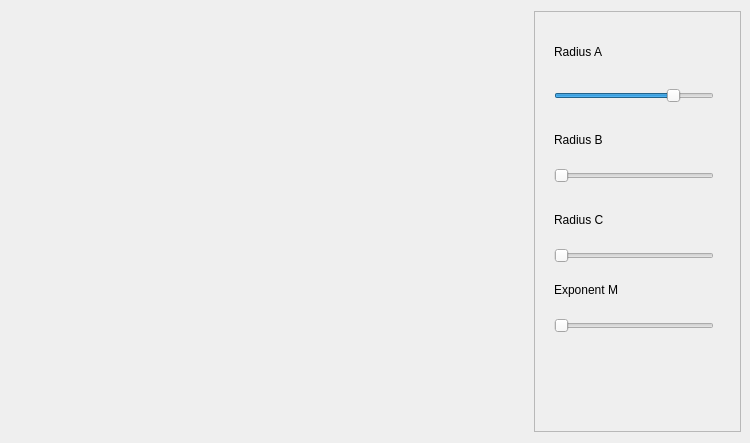
<?xml version="1.0" encoding="UTF-8"?>
<ui version="4.0">
 <class>Window</class>
 <widget class="QWidget" name="Window">
  <property name="geometry">
   <rect>
    <x>0</x>
    <y>0</y>
    <width>750</width>
    <height>443</height>
   </rect>
  </property>
  <property name="windowTitle">
   <string>Window</string>
  </property>
  <property name="layoutDirection">
   <enum>Qt::LeftToRight</enum>
  </property>
  <layout class="QGridLayout" name="gridLayout">
   <property name="rightMargin">
    <number>9</number>
   </property>
   <item row="0" column="0">
    <layout class="QHBoxLayout" name="horizontalLayout">
     <item>
      <widget class="OGlWidget" name="widget" native="true">
       <property name="sizePolicy">
        <sizepolicy hsizetype="Preferred" vsizetype="Preferred">
         <horstretch>5</horstretch>
         <verstretch>0</verstretch>
        </sizepolicy>
       </property>
       <property name="autoFillBackground">
        <bool>false</bool>
       </property>
      </widget>
     </item>
     <item>
      <widget class="QFrame" name="frame">
       <property name="sizePolicy">
        <sizepolicy hsizetype="Preferred" vsizetype="Preferred">
         <horstretch>2</horstretch>
         <verstretch>0</verstretch>
        </sizepolicy>
       </property>
       <property name="frameShape">
        <enum>QFrame::StyledPanel</enum>
       </property>
       <property name="frameShadow">
        <enum>QFrame::Raised</enum>
       </property>
       <widget class="QSlider" name="horizontalSlider">
        <property name="geometry">
         <rect>
          <x>20</x>
          <y>70</y>
          <width>160</width>
          <height>29</height>
         </rect>
        </property>
        <property name="minimum">
         <number>60</number>
        </property>
        <property name="maximum">
         <number>99</number>
        </property>
        <property name="value">
         <number>90</number>
        </property>
        <property name="orientation">
         <enum>Qt::Horizontal</enum>
        </property>
       </widget>
       <widget class="QLabel" name="label">
        <property name="geometry">
         <rect>
          <x>20</x>
          <y>30</y>
          <width>81</width>
          <height>21</height>
         </rect>
        </property>
        <property name="text">
         <string>Radius A</string>
        </property>
       </widget>
       <widget class="QLabel" name="label_2">
        <property name="geometry">
         <rect>
          <x>20</x>
          <y>120</y>
          <width>67</width>
          <height>17</height>
         </rect>
        </property>
        <property name="text">
         <string>Radius B</string>
        </property>
       </widget>
       <widget class="QLabel" name="label_3">
        <property name="geometry">
         <rect>
          <x>20</x>
          <y>200</y>
          <width>67</width>
          <height>17</height>
         </rect>
        </property>
        <property name="text">
         <string>Radius C</string>
        </property>
       </widget>
       <widget class="QLabel" name="label_4">
        <property name="geometry">
         <rect>
          <x>20</x>
          <y>270</y>
          <width>91</width>
          <height>17</height>
         </rect>
        </property>
        <property name="text">
         <string>Exponent M</string>
        </property>
       </widget>
       <widget class="QSlider" name="horizontalSlider_2">
        <property name="geometry">
         <rect>
          <x>20</x>
          <y>150</y>
          <width>160</width>
          <height>29</height>
         </rect>
        </property>
        <property name="minimum">
         <number>60</number>
        </property>
        <property name="orientation">
         <enum>Qt::Horizontal</enum>
        </property>
       </widget>
       <widget class="QSlider" name="horizontalSlider_3">
        <property name="geometry">
         <rect>
          <x>20</x>
          <y>230</y>
          <width>160</width>
          <height>29</height>
         </rect>
        </property>
        <property name="minimum">
         <number>60</number>
        </property>
        <property name="orientation">
         <enum>Qt::Horizontal</enum>
        </property>
       </widget>
       <widget class="QSlider" name="horizontalSlider_4">
        <property name="geometry">
         <rect>
          <x>20</x>
          <y>300</y>
          <width>160</width>
          <height>29</height>
         </rect>
        </property>
        <property name="minimum">
         <number>1</number>
        </property>
        <property name="maximum">
         <number>100</number>
        </property>
        <property name="orientation">
         <enum>Qt::Horizontal</enum>
        </property>
       </widget>
      </widget>
     </item>
    </layout>
   </item>
  </layout>
 </widget>
 <layoutdefault spacing="6" margin="11"/>
 <customwidgets>
  <customwidget>
   <class>OGlWidget</class>
   <extends>QWidget</extends>
   <header>oglwidget.h</header>
   <container>1</container>
   <slots>
    <slot>setRadiusA(int)</slot>
    <slot>setRadiusB(int)</slot>
    <slot>setRadiusC(int)</slot>
    <slot>setExponentM(int)</slot>
   </slots>
  </customwidget>
 </customwidgets>
 <resources/>
 <connections>
  <connection>
   <sender>horizontalSlider</sender>
   <signal>valueChanged(int)</signal>
   <receiver>widget</receiver>
   <slot>setRadiusA(int)</slot>
   <hints>
    <hint type="sourcelabel">
     <x>712</x>
     <y>108</y>
    </hint>
    <hint type="destinationlabel">
     <x>390</x>
     <y>84</y>
    </hint>
   </hints>
  </connection>
  <connection>
   <sender>horizontalSlider_2</sender>
   <signal>valueChanged(int)</signal>
   <receiver>widget</receiver>
   <slot>setRadiusB(int)</slot>
   <hints>
    <hint type="sourcelabel">
     <x>585</x>
     <y>175</y>
    </hint>
    <hint type="destinationlabel">
     <x>463</x>
     <y>202</y>
    </hint>
   </hints>
  </connection>
  <connection>
   <sender>horizontalSlider_3</sender>
   <signal>valueChanged(int)</signal>
   <receiver>widget</receiver>
   <slot>setRadiusC(int)</slot>
   <hints>
    <hint type="sourcelabel">
     <x>584</x>
     <y>258</y>
    </hint>
    <hint type="destinationlabel">
     <x>486</x>
     <y>295</y>
    </hint>
   </hints>
  </connection>
  <connection>
   <sender>horizontalSlider_4</sender>
   <signal>valueChanged(int)</signal>
   <receiver>widget</receiver>
   <slot>setExponentM(int)</slot>
   <hints>
    <hint type="sourcelabel">
     <x>613</x>
     <y>330</y>
    </hint>
    <hint type="destinationlabel">
     <x>460</x>
     <y>382</y>
    </hint>
   </hints>
  </connection>
 </connections>
</ui>
